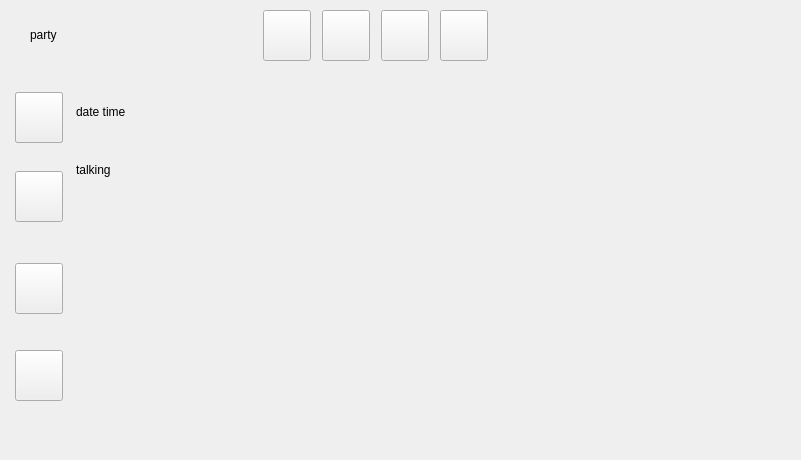
<?xml version="1.0" encoding="UTF-8"?>
<ui version="4.0">
 <class>videoCallForm</class>
 <widget class="QWidget" name="videoCallForm">
  <property name="geometry">
   <rect>
    <x>0</x>
    <y>0</y>
    <width>801</width>
    <height>460</height>
   </rect>
  </property>
  <property name="windowTitle">
   <string>Form</string>
  </property>
  <widget class="QWidget" name="videoCall_video" native="true">
   <property name="geometry">
    <rect>
     <x>279</x>
     <y>97</y>
     <width>400</width>
     <height>300</height>
    </rect>
   </property>
  </widget>
  <widget class="QLabel" name="videoCall_number">
   <property name="geometry">
    <rect>
     <x>30</x>
     <y>19</y>
     <width>203</width>
     <height>32</height>
    </rect>
   </property>
  </widget>
  <widget class="QLabel" name="videoCall_talking">
   <property name="geometry">
    <rect>
     <x>76</x>
     <y>154</y>
     <width>192</width>
     <height>32</height>
    </rect>
   </property>
   <property name="text">
    <string>talking</string>
   </property>
  </widget>
  <widget class="QLabel" name="videoCall_party">
   <property name="geometry">
    <rect>
     <x>30</x>
     <y>19</y>
     <width>203</width>
     <height>32</height>
    </rect>
   </property>
   <property name="text">
    <string>party</string>
   </property>
  </widget>
  <widget class="QLabel" name="videoCall_datetime">
   <property name="geometry">
    <rect>
     <x>76</x>
     <y>96</y>
     <width>192</width>
     <height>32</height>
    </rect>
   </property>
   <property name="text">
    <string>date time</string>
   </property>
  </widget>
  <widget class="QPushButton" name="videoCall_hold">
   <property name="geometry">
    <rect>
     <x>15</x>
     <y>92</y>
     <width>48</width>
     <height>51</height>
    </rect>
   </property>
   <property name="text">
    <string/>
   </property>
  </widget>
  <widget class="QPushButton" name="videoCall_resume">
   <property name="geometry">
    <rect>
     <x>15</x>
     <y>92</y>
     <width>48</width>
     <height>51</height>
    </rect>
   </property>
   <property name="text">
    <string/>
   </property>
  </widget>
  <widget class="QPushButton" name="videoCall_add">
   <property name="geometry">
    <rect>
     <x>15</x>
     <y>171</y>
     <width>48</width>
     <height>51</height>
    </rect>
   </property>
   <property name="text">
    <string/>
   </property>
  </widget>
  <widget class="QPushButton" name="videoCall_capture">
   <property name="geometry">
    <rect>
     <x>15</x>
     <y>350</y>
     <width>48</width>
     <height>51</height>
    </rect>
   </property>
   <property name="text">
    <string/>
   </property>
  </widget>
  <widget class="QPushButton" name="videoCall_pip">
   <property name="geometry">
    <rect>
     <x>15</x>
     <y>263</y>
     <width>48</width>
     <height>51</height>
    </rect>
   </property>
   <property name="text">
    <string/>
   </property>
  </widget>
  <widget class="QPushButton" name="videoCall_send">
   <property name="geometry">
    <rect>
     <x>15</x>
     <y>254</y>
     <width>1</width>
     <height>1</height>
    </rect>
   </property>
   <property name="text">
    <string/>
   </property>
  </widget>
  <widget class="QPushButton" name="videoCall_end">
   <property name="geometry">
    <rect>
     <x>263</x>
     <y>10</y>
     <width>48</width>
     <height>51</height>
    </rect>
   </property>
   <property name="text">
    <string/>
   </property>
  </widget>
  <widget class="QPushButton" name="videoCall_sms">
   <property name="geometry">
    <rect>
     <x>322</x>
     <y>10</y>
     <width>48</width>
     <height>51</height>
    </rect>
   </property>
   <property name="text">
    <string/>
   </property>
  </widget>
  <widget class="QPushButton" name="videoCall_chat">
   <property name="geometry">
    <rect>
     <x>381</x>
     <y>10</y>
     <width>48</width>
     <height>51</height>
    </rect>
   </property>
   <property name="text">
    <string/>
   </property>
  </widget>
  <widget class="QPushButton" name="videoCall_file">
   <property name="geometry">
    <rect>
     <x>440</x>
     <y>10</y>
     <width>48</width>
     <height>51</height>
    </rect>
   </property>
   <property name="text">
    <string/>
   </property>
  </widget>
  <widget class="QWidget" name="videoCall_me" native="true">
   <property name="geometry">
    <rect>
     <x>76</x>
     <y>253</y>
     <width>192</width>
     <height>144</height>
    </rect>
   </property>
  </widget>
 </widget>
 <resources/>
 <connections/>
</ui>
